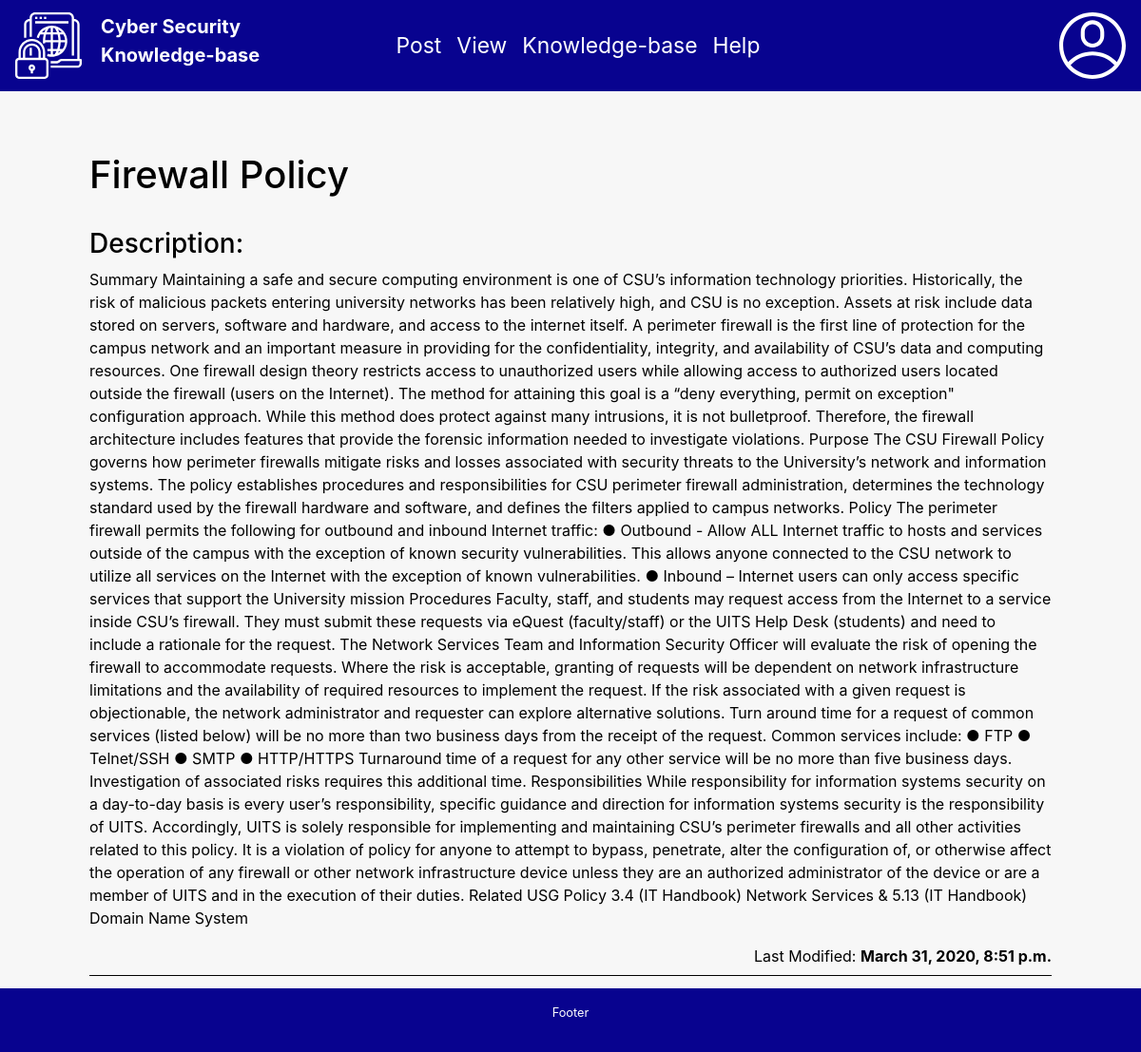
The app's page /knowledge/4/firewall-policy (signed in) with its own data.
### CSKnowledgeBase/models.py (models this page shows, shortened)
class Knowledge(models.Model):
    id = models.AutoField(primary_key=True)
    name = models.CharField(max_length=255)
    content = models.TextField()
    last_modified_by  = models.ForeignKey(User, on_delete = models.PROTECT)
    insert_date = models.DateTimeField()
    update_date = models.DateTimeField()
    slug = models.SlugField(max_length=40)

### CSKnowledgeBase/views.py (the view)
# urls.py: path('knowledge/<int:knowledge_id>/<slug:slug>', viewknowledge),
def viewknowledge(request, knowledge_id, slug):
    if not request.user.is_authenticated:
       return redirect('http://127.0.0.1:8000/login')
    else:
        context = {}
        knowledge = Knowledge.objects.get(id=knowledge_id, slug=slug)
        knowledge_json = json.loads(serializers.serialize('json', [ knowledge ]))[0]['fields']
        knowledge_json['update_date'] = knowledge.update_date
        knowledge_json['kid'] = knowledge.id
        knowledge_json['knowledge_text'] = knowledge.content
        context['knowledge'] = knowledge_json
        return render(request, 'view-knowledge.html', context)

### CSKnowledgeBase/templates/view-knowledge.html (shortened to what this page needs)
{% extends 'base.html' %}
{% load static %}
  {% block body %}
	 <div class="container view-question">
        <h1>{{ knowledge.name }}</h1><br>
        <h3>Description:</h3>
        <p>{{ knowledge.content|safe }}</p>
        <p class="knowlegedetails questiondetails"><span style="float: right">Last Modified: <strong>{{ knowledge.update_date }}</strong></span></p>
    </div>
    {% endblock %}

### QuestionandAnswerForum/static/css/style.css (style rules this page uses)
body { background-color: #f7f7f7; color: black; padding-bottom: 2.5rem; height: 100%; }
html { height: 100%; }
.view-question { padding: 4em; }
.questiondetails { padding-bottom: 2em; border-bottom: 1.5px solid; }

### records on screen
Knowledge: name "Firewall Policy", content "Summary Maintaining a safe and secure computing environment is one of CSU’s information technology priorities. Historically, the risk of malicious packets entering university networks has been relatively high, and CSU is no exception. Assets at risk include data stored on servers, software and hardware, and access to the internet itself. A perimeter firewall is the first line of protection for the campus network and an important measure in providing for the confidentiality, integrity, and availability of CSU’s data and computing resources. One firewall design theory restricts access to unauthorized users while allowing access to authorized users located outside the firewall (users on the…", update_date "March 31, 2020, 8:51 p.m."
